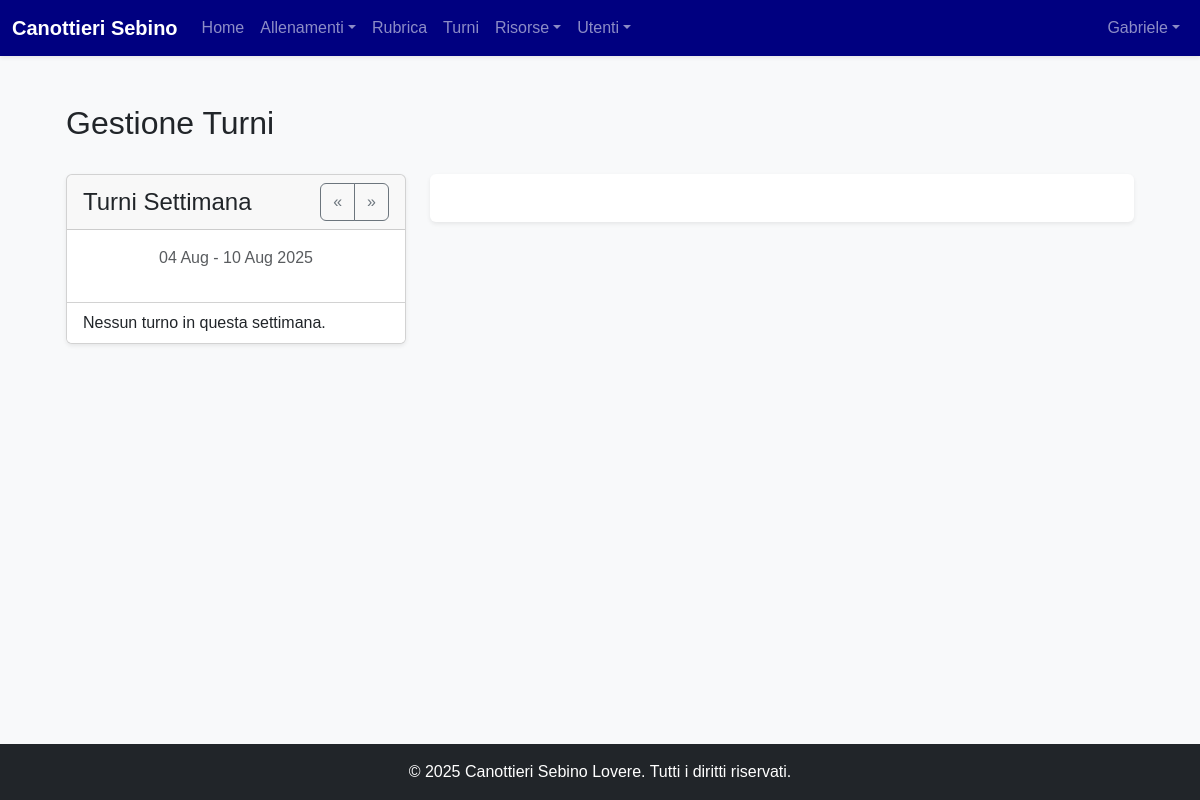
The app's page /turni (signed in), older data.
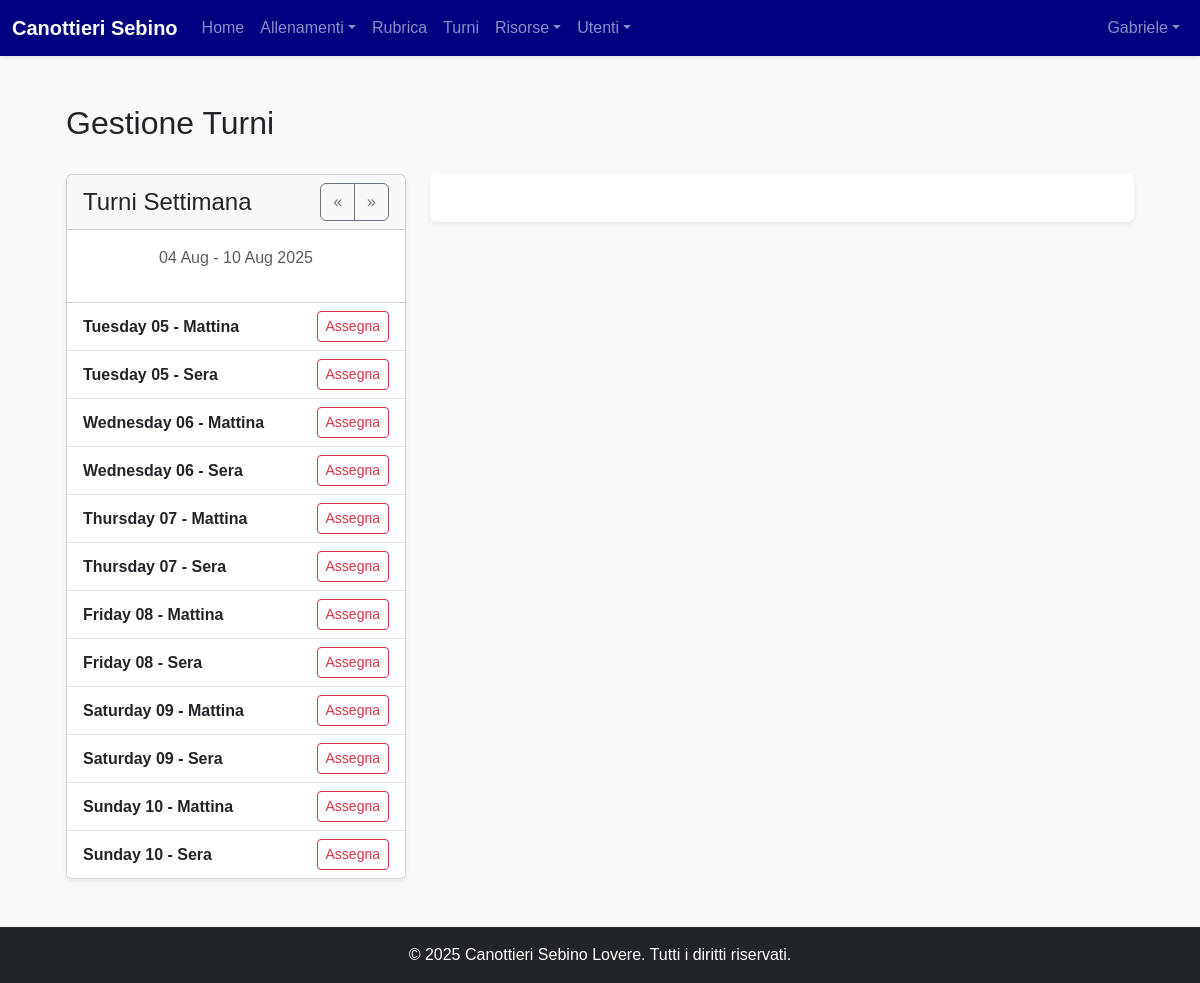
The same page, newer data.
### models.py (models this page shows, shortened)
class User(Base):
    __tablename__ = "users"
    id = Column(Integer, primary_key=True, index=True)
    username = Column(String, unique=True, index=True, nullable=False)
    hashed_password = Column(String, nullable=False)
    first_name = Column(String, nullable=False)
    last_name = Column(String, nullable=False)
    email = Column(String, unique=True, index=True)
    phone_number = Column(String)
    date_of_birth = Column(Date)
    tax_code = Column(String, unique=True)
    enrollment_year = Column(Integer)
    membership_date = Column(Date)
    certificate_expiration = Column(Date)
    address = Column(String)
    manual_category = Column(String, nullable=True)
    roles = relationship("Role", secondary=user_roles, back_populates="users")
    tags = relationship("Tag", secondary=user_tags, back_populates="users")
    barche_assegnate = relationship("Barca", secondary=barca_atleti_association, back_populates="atleti_assegnati")
    schede_pesi = relationship("SchedaPesi", back_populates="atleta")
    turni = relationship("Turno", back_populates="user")
    allenamenti_seguiti = relationship("Allenamento", secondary=allenamento_coach_association, back_populates="coaches")

class Turno(Base):
    __tablename__ = "turni"
    id = Column(Integer, primary_key=True, index=True)
    data = Column(Date, nullable=False, index=True)
    fascia_oraria = Column(String, nullable=False)
    user_id = Column(Integer, ForeignKey('users.id'), nullable=True)
    user = relationship("User", back_populates="turni")

### routers/trainings.py (the view)
@router.get("/turni", response_class=HTMLResponse)
async def view_turni(request: Request, db: Session = Depends(get_db), admin_user: models.User = Depends(get_current_admin_user), week_offset: int = 0):
    today = date.today() + timedelta(weeks=week_offset)
    start_of_week, end_of_week = today - timedelta(days=today.weekday()), today - timedelta(days=today.weekday()) + timedelta(days=6)
    allenatori = db.query(models.User).join(models.User.roles).filter(models.Role.name == 'allenatore').all()
    turni = db.query(models.Turno).filter(models.Turno.data.between(start_of_week, end_of_week)).order_by(models.Turno.data, models.Turno.fascia_oraria).all()
    return templates.TemplateResponse("turni.html", {"request": request, "current_user": admin_user, "allenatori": allenatori, "turni": turni, "week_offset": week_offset, "week_start": start_of_week, "week_end": end_of_week})

### templates/turni.html (shortened to what this page needs)
{% extends "layouts/_base.html" %}
{% block content %}
<div class="container-fluid p-4">
    <div class="d-flex justify-content-between align-items-center mb-4">
        <h1 class="h2">Gestione Turni</h1>
    </div>
    <div class="row g-4">
        <div class="col-lg-4">
            <div class="card shadow-sm">
                <div class="card-header d-flex justify-content-between align-items-center">
                    <h4 class="mb-0">Turni Settimana</h4>
                    <div class="btn-group">
                        <a href="/turni?week_offset={{ week_offset - 1 }}" class="btn btn-outline-secondary">&laquo;</a>
                        <a href="/turni?week_offset={{ week_offset + 1 }}" class="btn btn-outline-secondary">&raquo;</a>
                    </div>
                </div>
                <div class="card-body">
                    <p class="text-center text-muted">
                        {{ week_start.strftime('%d %b') }} - {{ week_end.strftime('%d %b %Y') }}
                    </p>
                </div>
                <div class="list-group list-group-flush">
                    {% for turno in turni %}
                        <div class="list-group-item d-flex justify-content-between align-items-center">
                            <div>
                                <div class="fw-bold">{{ turno.data.strftime('%A %d') }} - {{ turno.fascia_oraria }}</div>
                            </div>
                            {% if turno.user %}
                                <span class="badge rounded-pill" style="background-color: #198754;">{{ turno.user.first_name }} {{ turno.user.last_name[0] }}.</span>
                            {% else %}
                                <button class="btn btn-sm btn-outline-danger assign-btn"
                                        data-bs-toggle="modal"
                                        data-bs-target="#assignTurnoModal"
                                        data-turno-id="{{ turno.id }}"
                                        data-turno-info="{{ turno.data.strftime('%d/%m/%Y') }} ({{ turno.fascia_oraria }})">
                                    Assegna
                                </button>
                            {% endif %}
                        </div>
                    {% else %}
                        <div class="list-group-item">Nessun turno in questa settimana.</div>
                    {% endfor %}
                </div>
            </div>
        </div>
        <div class="col-lg-8">
            <div id="calendar" class="bg-white p-4 rounded shadow-sm"></div>
        </div>
    </div>
</div>
{% endblock %}

### templates/layouts/_base.html (shortened to what this page needs)
<!doctype html>
<html lang="it" class="h-100">
<head>
    <link href="https://cdn.jsdelivr.net/npm/bootstrap@5.3.3/dist/css/bootstrap.min.css" rel="stylesheet">
    <link rel="stylesheet" href="{{ url_for('static', path='/style.css') }}">
</head>
<body class="d-flex flex-column h-100 bg-light">
<nav class="navbar navbar-expand-lg navbar-dark bg-primary shadow-sm">
    <div class="container-fluid">
        <a class="navbar-brand fw-bold" href="/dashboard">Canottieri Sebino</a>
        <div class="collapse navbar-collapse" id="navbarNav">
            {% if current_user is defined and current_user %}
            <ul class="navbar-nav me-auto mb-2 mb-lg-0">
                <li class="nav-item"><a class="nav-link" href="/dashboard">Home</a></li>
                <li class="nav-item dropdown">
                    <a class="nav-link dropdown-toggle" href="#" id="allenamentiDropdown" role="button" data-bs-toggle="dropdown">Allenamenti</a>
                </li>
                <li class="nav-item"><a class="nav-link" href="/rubrica">Rubrica</a></li>
                {% if current_user.is_admin %}<li class="nav-item"><a class="nav-link" href="/turni">Turni</a></li>{% endif %}
                <li class="nav-item dropdown">
                    <a class="nav-link dropdown-toggle" href="#" id="risorseDropdown" role="button" data-bs-toggle="dropdown">Risorse</a>
                </li>
                {% if current_user.is_admin %}
                <li class="nav-item dropdown">
                    <a class="nav-link dropdown-toggle" href="#" id="adminMenu" role="button" data-bs-toggle="dropdown">Utenti</a>
                </li>
                {% endif %}
            </ul>
            {% endif %}
            <ul class="navbar-nav ms-auto">
                {% if current_user is defined and current_user %}
                <li class="nav-item dropdown">
                    <a class="nav-link dropdown-toggle" href="#" id="navbarUserDropdown" role="button" data-bs-toggle="dropdown">{{ current_user.first_name or current_user.username }}</a>
                </li>
                {% else %}
                <li class="nav-item"><a class="nav-link" href="/login">Login</a></li>
                {% endif %}
            </ul>
        </div>
    </div>
</nav>
<main class="container my-4 flex-grow-1">{% block content %}{% endblock %}</main>
<footer class="text-center text-white py-3 mt-auto bg-dark"><p class="mb-0">&copy; 2025 Canottieri Sebino Lovere. Tutti i diritti riservati.</p></footer>
</body>
</html>

### static/style.css (style rules this page uses)
:root { --club-white: #ffffff; --club-light-blue: #ADD8E6; --club-navy-blue: #000080; --club-off-white-bg: #f8f9fa; --club-text-dark: #212529; --bs-primary-rgb: 0, 0, 128; }
body { font-family: Helvetica, Arial, sans-serif; color: var(--club-text-dark); background-color: var(--club-off-white-bg); }
.navbar-dark { background-color: var(--club-navy-blue) !important; }
a { color: var(--club-navy-blue); }
#calendar { max-width: 900px; margin: 0 auto; }

Row changes from the older to the newer data that the page shows:
added Turno: data "Tuesday 05", fascia_oraria "Mattina"
added Turno: data "Tuesday 05", fascia_oraria "Sera"
added Turno: data "Wednesday 06", fascia_oraria "Mattina"
added Turno: data "Wednesday 06", fascia_oraria "Sera"
added Turno: data "Thursday 07", fascia_oraria "Mattina"
added Turno: data "Thursday 07", fascia_oraria "Sera"
added Turno: data "Friday 08", fascia_oraria "Mattina"
added Turno: data "Friday 08", fascia_oraria "Sera"
added Turno: data "Saturday 09", fascia_oraria "Mattina"
added Turno: data "Saturday 09", fascia_oraria "Sera"
added Turno: data "Sunday 10", fascia_oraria "Mattina"
added Turno: data "Sunday 10", fascia_oraria "Sera"
Text that changed along with them:
text no longer shown: "Nessun turno in questa settimana."
